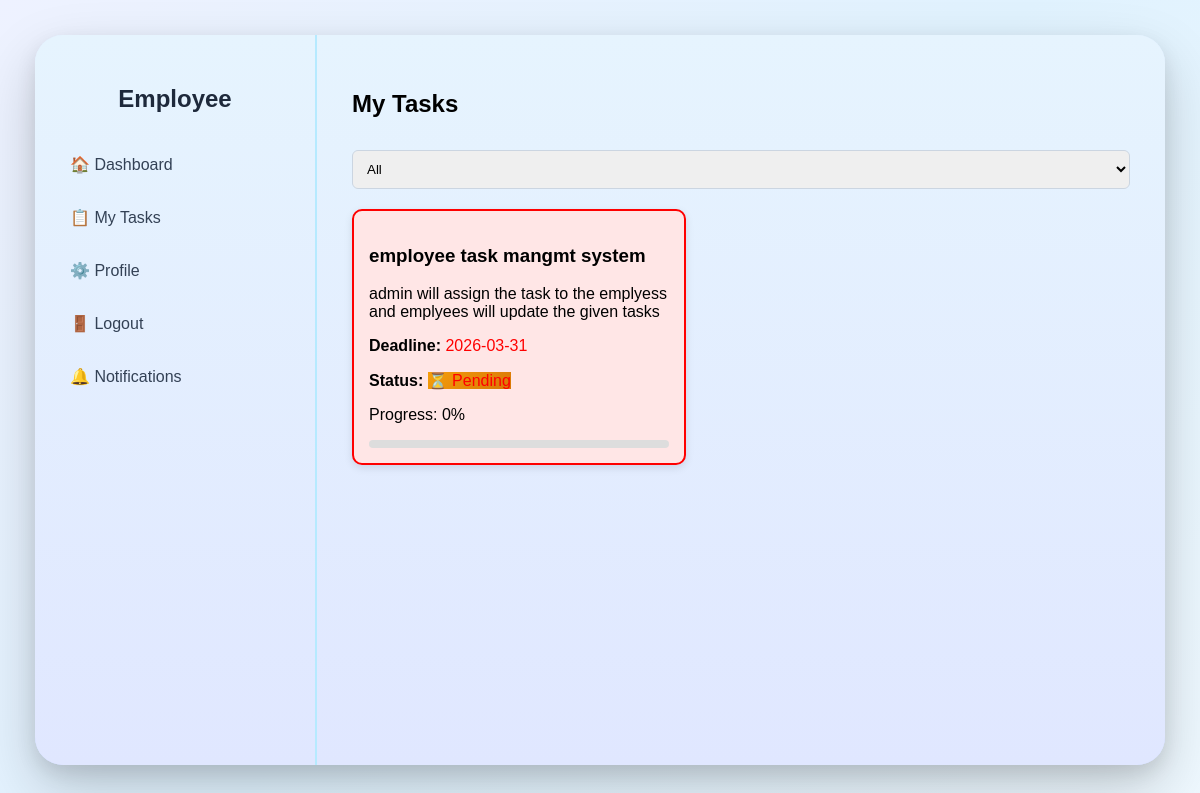
The app's page /my_tasks (signed in), older data.
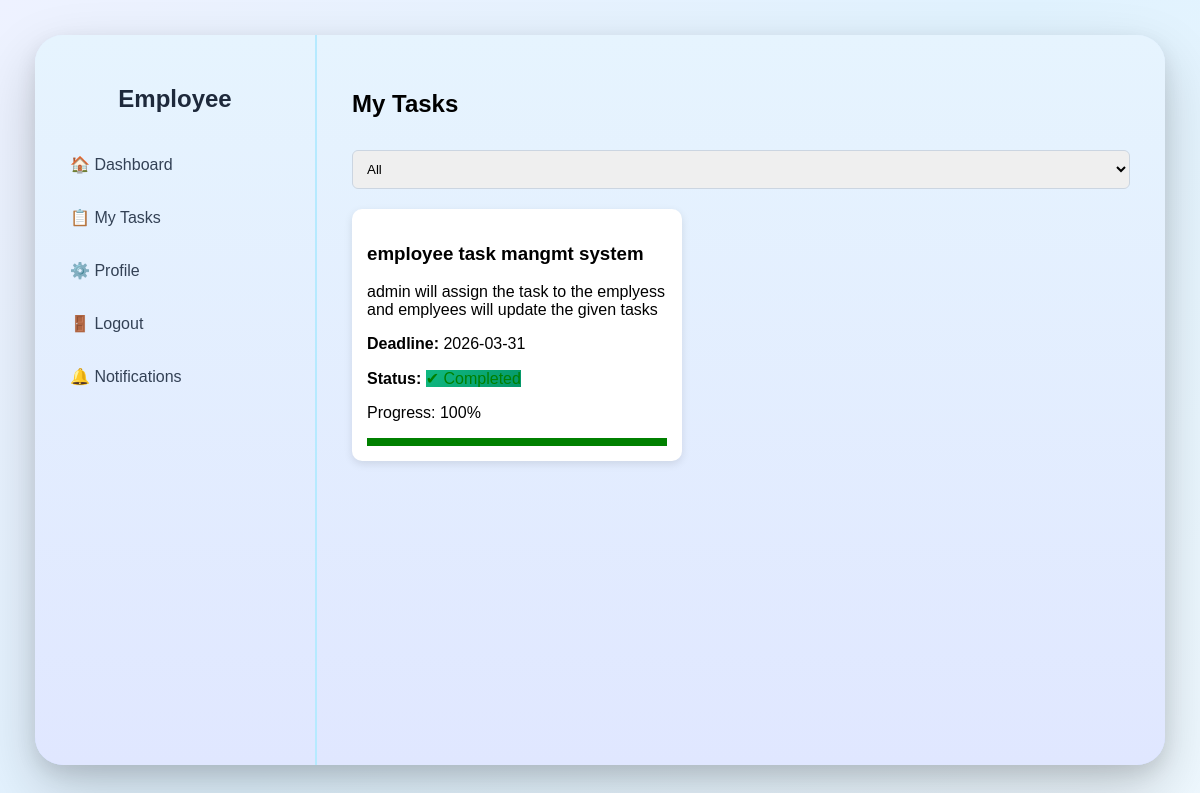
The same page, newer data.
### tables this page shows
CREATE TABLE employee_tasks (
        id INTEGER PRIMARY KEY AUTOINCREMENT,
        emp_id INTEGER,
        task_id INTEGER,
        status TEXT DEFAULT 'pending',
        progress INTEGER DEFAULT 0
    );

CREATE TABLE tasks (
        task_id INTEGER PRIMARY KEY AUTOINCREMENT,
        task_name TEXT,
        description TEXT,
        deadline DATE
    );

### app.py (the view)
@app.route('/my_tasks')
def my_tasks():
    if 'userid' not in session:
        return redirect('/login')
    db = get_db()
    cursor = db.cursor()
    cursor.execute("SELECT emp_id FROM employees WHERE userid=?", (session['userid'],))
    emp_id = cursor.fetchone()[0]
    cursor.execute("""
        SELECT t.task_name, t.description, t.deadline,
               et.status, et.progress
        FROM employee_tasks et
        JOIN tasks t ON et.task_id = t.task_id
        WHERE et.emp_id=?
    """, (emp_id,))
    tasks = cursor.fetchall()
    today = date.today()
    updated = []
    for t in tasks:
        deadline = t[2]
        if deadline:
            if isinstance(deadline, str):
                deadline = datetime.strptime(deadline, "%Y-%m-%d").date()
        is_late = deadline and deadline < today and t[3] != 'completed'
        updated.append((
            t[0],  # task name
            t[1],  # description
            t[2],  # deadline
            t[3],  # status
            t[4],  # progress
            t[3],  # status for filter
            is_late
        ))
    return render_template("my_tasks.html", tasks=updated)

### app.py (called while the page is built)
def get_db():
    BASE_DIR = os.path.dirname(os.path.abspath(__file__))
    db_path = os.path.join(BASE_DIR, "etms.db")
    conn = sqlite3.connect(db_path)
    conn.row_factory = sqlite3.Row
    return conn

### templates/my_tasks.html (shortened to what this page needs)
{% extends "baseE.html" %}
{% block content %}
<h2>My Tasks</h2>
<div class="filters">
    <select id="filter" onchange="filterTasks()">
        <option value="all">All</option>
    </select>
</div>
<div class="task-container" id="taskContainer">
    {% for t in tasks %}
<div class="task-card {% if t[6] %}late-task{% endif %}" data-status="{{t[5]}}">
        <h3>{{t[0]}}</h3>
        <p>{{t[1]}}</p>
<p>
<b>Deadline:</b>
<span style="color: {% if t[6] %}red{% else %}black{% endif %};">
{{t[2]}}
</span>
</p>
        <p>
            <b>Status:</b>
            {% if t[3] == 'completed' %}
                <span class="completed">✔ Completed</span>
            {% elif t[3] == 'in_progress' %}
                <span class="progress">● In Progress</span>
            {% else %}
                <span class="pending">⏳ Pending</span>
            {% endif %}
        </p>
        <p>Progress: {{t[4]}}%</p>
        <div style="height:8px; background:#ddd; border-radius:5px;">
            <div style="width:{{t[4]}}%; height:8px; background:green;"></div>
        </div>
    </div>
    {% endfor %}
</div>
{% endblock %}

Row changes from the older to the newer data that the page shows:
changed employee_tasks "employee task mangmt system": progress "0" → "100"; status "⏳ Pending" → "✔ Completed"
